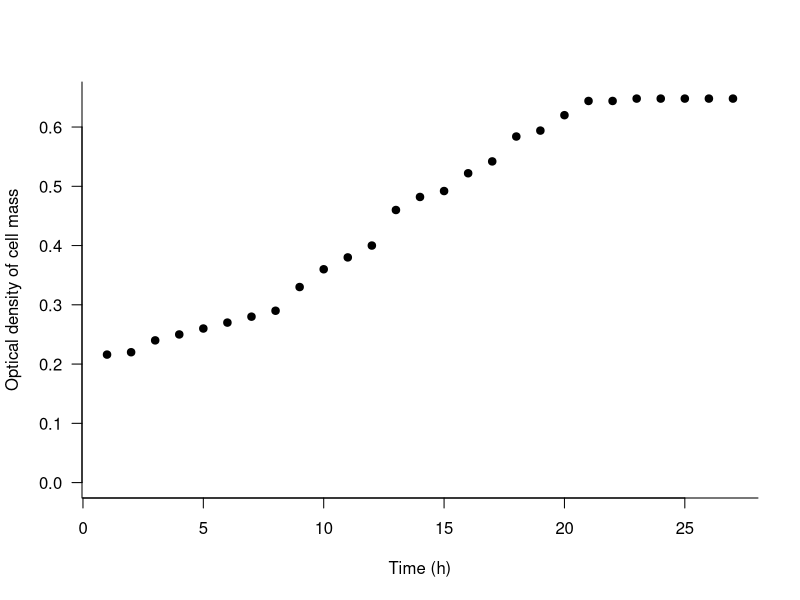
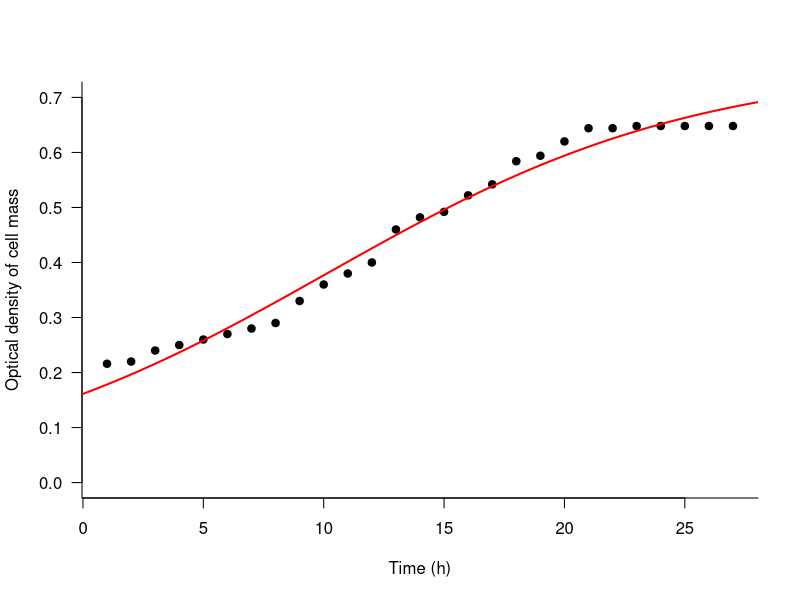
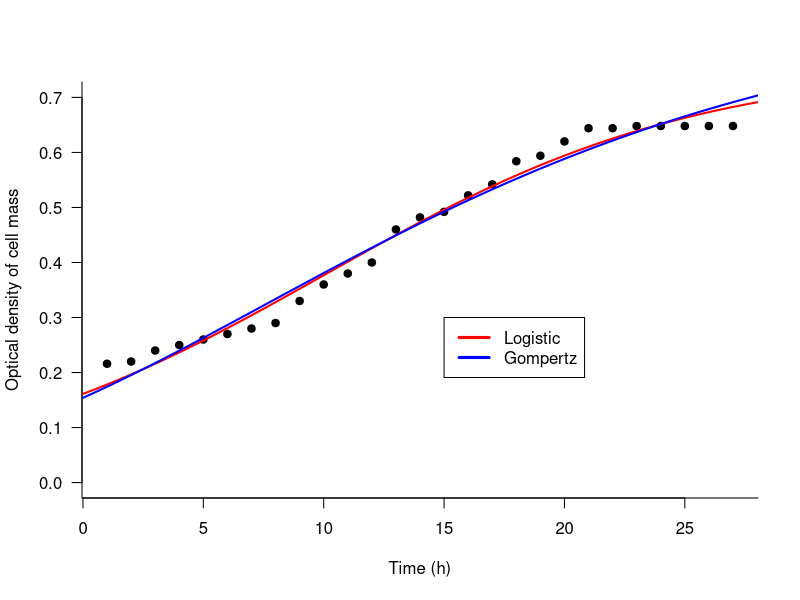
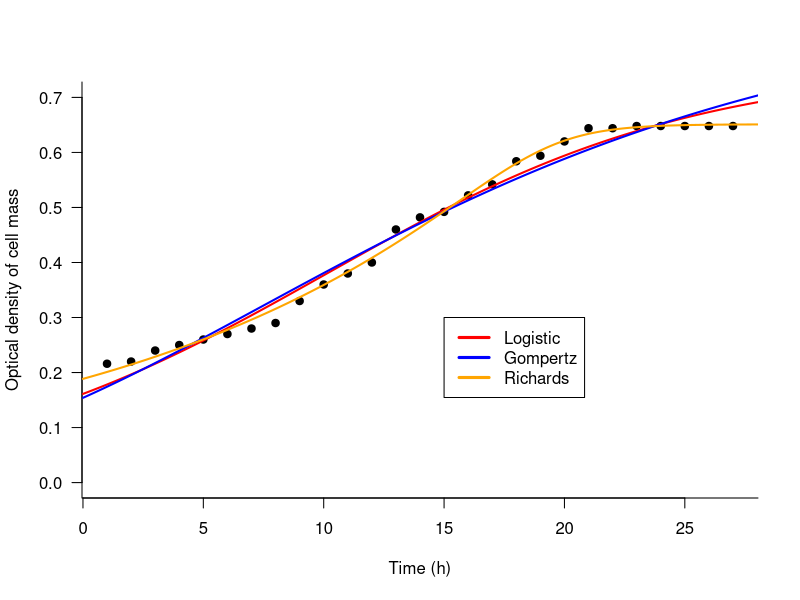

Reproduce these figures in R, in order.
##################################################################################
#
# Edson Zangiacomi Martinez
# 03/07/2023
# Curvas de crescimento - dados do artigo de Annadurai et al. (2000)
#
##################################################################################
#
#  Reference:
#
#  Annadurai, G., Rajesh Babu, S., & Srinivasamoorthy, V. R. (2000). 
#  Development of mathematical models (Logistic, Gompertz and Richards models) 
#  describing the growth pattern of Pseudomonas putida (NICM 2174). 
#  Bioprocess Engineering, 23, 607-612.
#  https://doi.org/10.1007/s004490000209
#
##################################################################################

x <- 1:27
y <- c(0.216,0.220,0.240,0.250,0.260,
       0.270,0.280,0.290,0.330,0.360,
       0.380,0.400,0.460,0.482,0.492,
       0.522,0.542,0.584,0.594,0.620,
       0.644,0.644,0.648,0.648,0.648,
       0.648,0.648)
plot(x,y,pch=19,ylim=c(0,0.65),
 xlab="Time (h)",
 ylab="Optical density of cell mass",
 bty="l",las=1)

# curves
curveL  <- function(t,K,a,r)     curveL <- K/(1+exp(a-r*t)) 
curveG  <- function(t,K,a,r)     curveG <- K*exp(-a*exp(-r*t)) 
curveR  <- function(t,K,r,a,ti)  curveR <- K*(1+exp(-r*a*(t-ti-log(a)/(r*a))))^(-1/a) 

t <- seq(0,30,0.1)

# Logistic model
modelL <- nls(y~K/(1+exp(a-r*x)),start=list(K=0.65,a=0.81,r=0.2))
modelL

plot(x,y,pch=19,ylim=c(0,0.7),xlab="Time (h)",ylab="Optical density of cell mass",bty="l",las=1)
points(t,curveL(t,K=coef(modelL)[1],a=coef(modelL)[2],r=coef(modelL)[3]),col="red",type="l",lwd=2)

# Gompertz model
modelG <- nls(y~K*exp(-a*exp(-r*x)),start=list(K=0.76,a=0.8,r=0.13))
modelG

plot(x,y,pch=19,ylim=c(0,0.7),xlab="Time (h)",ylab="Optical density of cell mass",bty="l",las=1)
points(t,curveL(t,K=coef(modelL)[1],a=coef(modelL)[2],r=coef(modelL)[3]),col="red",type="l",lwd=2)
points(t,curveG(t,K=coef(modelG)[1],a=coef(modelG)[2],r=coef(modelG)[3]),col="blue",type="l",lwd=2)
legend(15,0.3,lwd=3,col=c("red","blue"), legend=c("Logistic","Gompertz"))

# Richards model
modelR <- nls(y~K*(1+exp(-r*a*(x-ti-log(a)/(r*a))))^(-1/a),start=list(K=0.65,r=0.1,a=0.2,ti=12),algorithm = "port")
modelR

plot(x,y,pch=19,ylim=c(0,0.7),xlab="Time (h)",ylab="Optical density of cell mass",bty="l",las=1)
points(t,curveL(t,K=coef(modelL)[1],a=coef(modelL)[2],r=coef(modelL)[3]),col="red",type="l",lwd=2)
points(t,curveG(t,K=coef(modelG)[1],a=coef(modelG)[2],r=coef(modelG)[3]),col="blue",type="l",lwd=2)
points(t,curveR(t,K=coef(modelR)[1],r=coef(modelR)[2],a=coef(modelR)[3],ti=coef(modelR)[4]),col="orange",type="l",lwd=2)
legend(15,0.3,lwd=3,col=c("red","blue","orange"), legend=c("Logistic","Gompertz","Richards"))

# Akaike information criterion (AIC) 
AIC(modelL,modelG,modelR)







